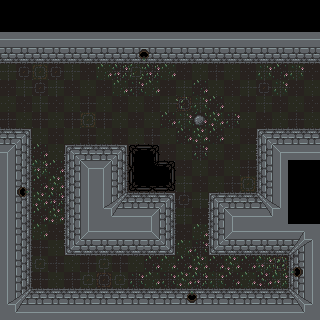

This game map was drawn from its Tiled (.tmx) file and the tilesets committed beside it. A one-line description and the full map source follow:
An orthogonal 20x20 tile map with 16x16 px tiles, 1 tile layer (Tile Layer 1).

<map version="1.2" tiledversion="1.2.3" orientation="orthogonal" renderorder="right-down" width="20" height="20" tilewidth="16" tileheight="16" infinite="0" nextlayerid="2" nextobjectid="1">
 <tileset firstgid="1" source="Basic Tileset Inside.tsx" />
 <layer id="1" name="Tile Layer 1" width="20" height="20">
  <data encoding="csv">
88,88,88,88,88,88,88,88,88,88,88,88,88,88,88,88,88,88,88,88,
88,88,88,88,88,88,88,88,88,88,88,88,88,88,88,88,88,88,88,88,
41,41,41,41,41,41,41,41,41,41,41,41,41,41,41,41,41,41,41,41,
9,9,9,9,9,9,9,9,11,12,9,9,9,9,9,9,9,9,9,9,
92,66,75,66,92,81,93,86,78,86,93,81,91,82,91,81,94,83,94,81,
81,92,66,92,81,91,81,93,84,93,81,92,83,91,81,92,66,94,81,91,
91,81,92,81,91,82,91,81,91,81,92,67,94,83,91,81,92,81,91,81,
82,91,82,91,82,75,82,91,81,91,83,94,98,95,84,91,81,91,82,91,
7,8,91,81,91,82,91,81,91,82,91,83,95,83,91,81,5,6,26,26,
23,24,83,91,5,6,7,8,71,73,81,91,84,91,81,91,21,22,58,58,
57,25,96,83,21,22,23,24,87,121,73,81,91,81,91,82,10,42,88,88,
57,13,83,95,10,42,57,25,103,104,105,92,81,91,82,75,10,42,88,88,
57,29,95,86,10,42,33,34,26,7,8,66,92,5,6,26,35,36,88,88,
57,25,83,95,10,42,49,50,58,23,24,92,81,21,22,58,51,52,88,88,
57,25,93,81,37,38,41,41,41,39,40,81,93,37,38,41,41,41,3,4,
57,25,82,91,53,54,9,9,9,55,56,93,84,53,54,9,9,9,19,20,
57,25,76,82,91,82,76,82,91,83,93,83,95,83,95,83,96,69,14,42,
57,25,82,91,82,76,65,76,84,93,84,95,86,94,83,93,85,96,30,42,
33,34,26,26,26,26,26,26,26,26,26,27,28,26,26,26,26,26,35,36,
49,50,58,58,58,58,58,58,58,58,58,58,58,58,58,58,58,58,51,52
</data>
 </layer>
</map>
